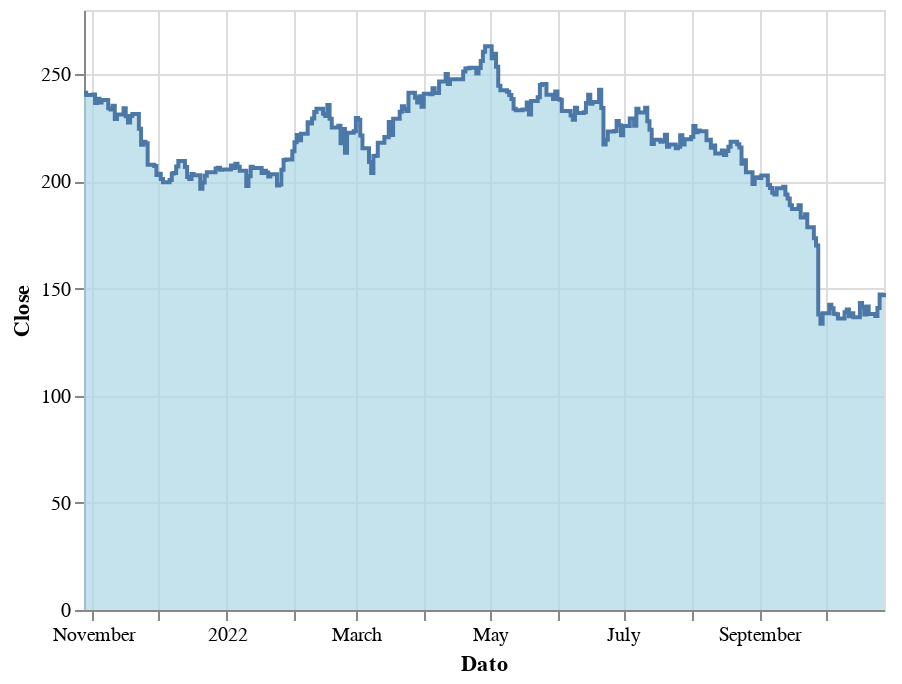

The notebook cell saved with this chart:
### Code cell
import altair as alt


alt.Chart(data).mark_area(
    color="lightblue",
    interpolate='step-after',
    line=True
).encode(
    x='Dato:T',
    y='Close:Q'
)

### Figure 1 — Vega-Lite specification as saved in the notebook (floating-point values rounded to 4 significant figures; data arrays with more than 128 entries replaced by an {"elided": "..."} marker saying what was removed)
{"config": {"view": {"continuousWidth": 400, "continuousHeight": 300}}, "data": {"name": "data-d0114447bc57f5477080346521f4ccbd"}, "mark": {"type": "area", "color": "lightblue", "interpolate": "step-after", "line": true}, "encoding": {"x": {"field": "Dato", "type": "temporal"}, "y": {"field": "Close", "type": "quantitative"}}, "$schema": "https://vega.github.io/schema/vega-lite/v4.17.0.json", "datasets": {"data-d0114447bc57f5477080346521f4ccbd": {"elided": "254 records"}}}
